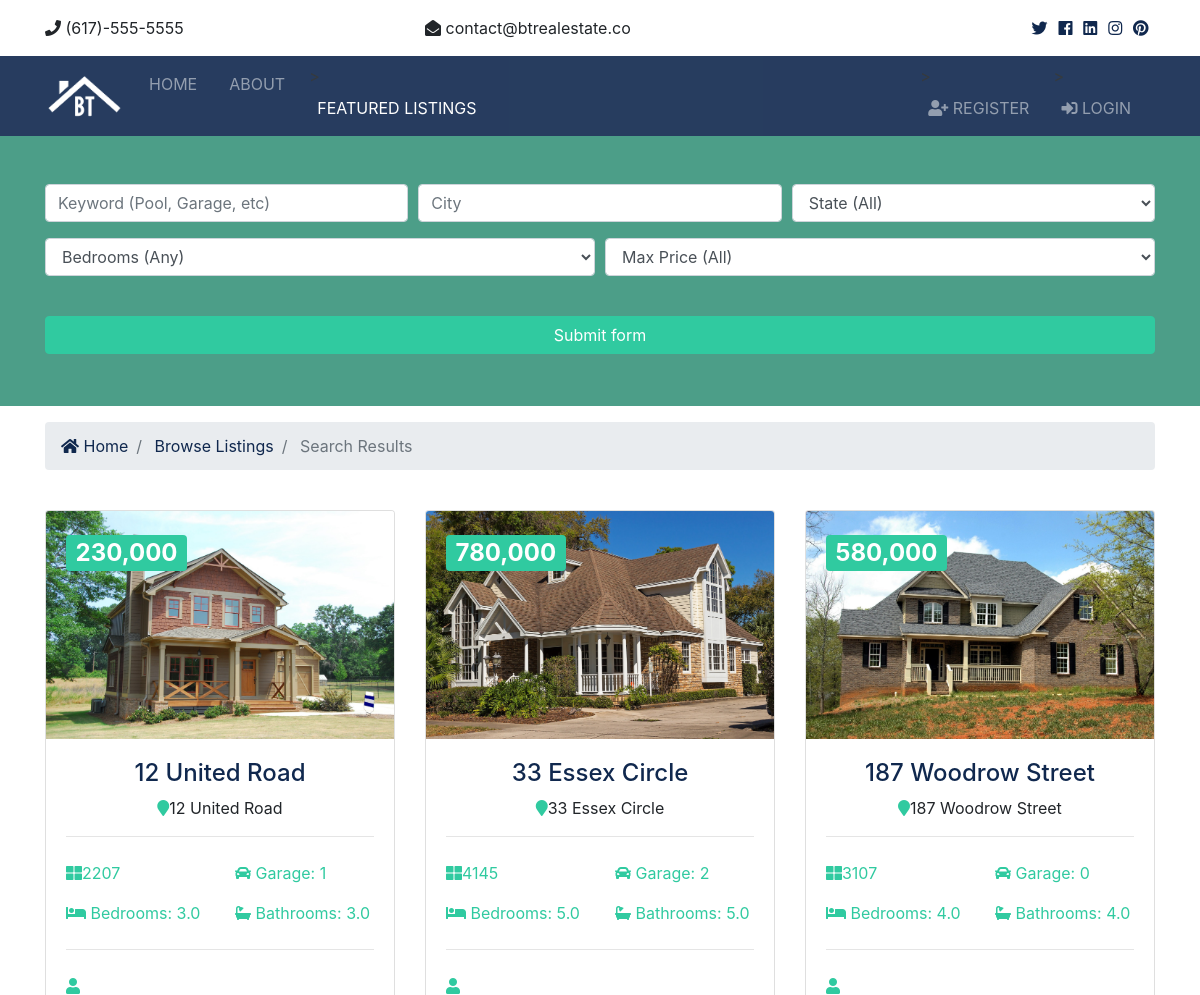
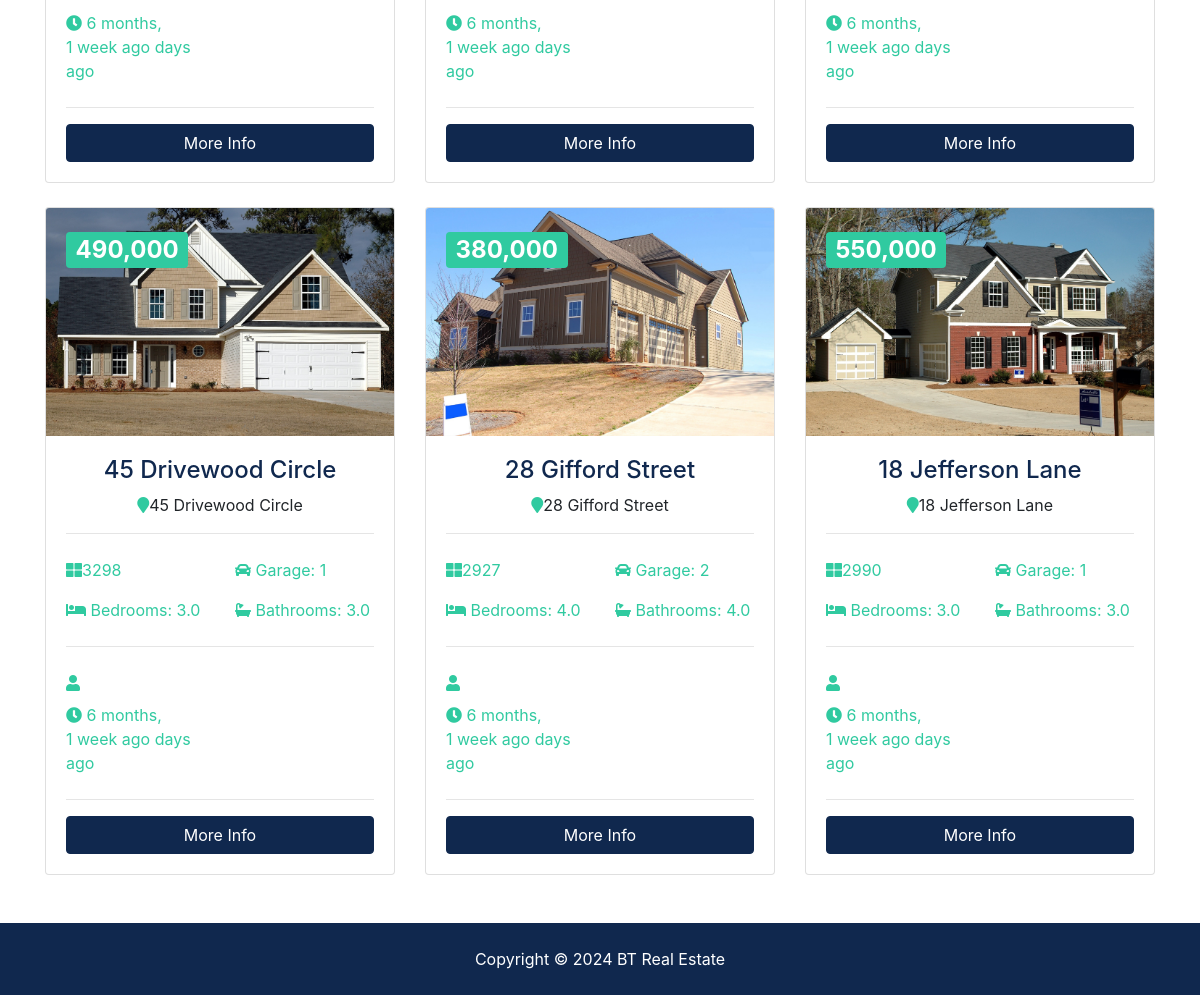
The page /listings/search on the database its author committed (2 pictures, top to bottom).
### listing/models.py (models this page shows, shortened)
class Listing(models.Model):
    realtor = models.ForeignKey(Realtor, models.DO_NOTHING)
    title = models.CharField(max_length=100)
    address = models.CharField(max_length=200)
    city = models.CharField(max_length=100)
    state = models.CharField(max_length=100)
    zipcode = models.CharField(max_length=50)
    description = models.TextField(blank=True)
    price = models.IntegerField()
    bedrooms = models.DecimalField(max_digits=2, decimal_places=1)
    garage = models.IntegerField(default=0)
    sqft = models.IntegerField()
    lot_size = models.DecimalField(max_digits=5, decimal_places=1)
    photo_main = models.ImageField(upload_to='photo/%Y/%m/%d', blank=True)
    photo1 = models.ImageField(upload_to='photo/%Y/%m/%d', blank=True)
    photo2 = models.ImageField(upload_to='photo/%Y/%m/%d', blank=True)
    photo3 = models.ImageField(upload_to='photo/%Y/%m/%d', blank=True)
    photo4 = models.ImageField(upload_to='photo/%Y/%m/%d', blank=True)
    photo5 = models.ImageField(upload_to='photo/%Y/%m/%d', blank=True)
    photo6 = models.ImageField(upload_to='photo/%Y/%m/%d', blank=True)
    is_published = models.BooleanField(default=True)
    list_date = models.DateTimeField(default=datetime.now, blank=True)

### listing/views.py (the view)
# urls.py: path('search', views.search, name='search')
def search(request):
    query_set = Listing.objects.order_by('-list_date')
    if 'keywords' in request.GET:
        keywords = request.GET['keywords']
        if keywords:
            query_set = query_set.filter(description__icontains = keywords)
    if 'city' in request.GET:
        city = request.GET['city']
        if city:
            query_set = query_set.filter(city__iexact = city)
    if 'state' in request.GET:
        state = request.GET['state']
        query_set = query_set.filter(state__iexact = state)
    if 'bedrooms' in request.GET:
        bedrooms = request.GET['bedrooms']
        if bedrooms:
            query_set = query_set.filter(bedrooms__lte = bedrooms)
    if 'price' in request.GET:
        price = request.GET['price']
        if price:
            query_set = query_set.filter(price__lte = price)
    context =  {
        'bedroom_choices':bedroom_choices,
        'price_choices': price_choices,
        'state_choices': state_choices,
        'listing': query_set,
        'values': request.GET
    }
    return render(request, 'listings/search.html', context)

### templates/listings/search.html (shortened to what this page needs)
{% extends 'base.html'%}
{% load humanize %}
{% block content %}
<section id="showcase-inner" class="showcase-search text-white py-5">
    <div class="container">
      <div class="row text-center">
        <div class="col-md-12">
          <form action="{% url 'search' %}">
            <div class="form-row">
              <div class="col-md-4 mb-3">
                <input type="text" name="keywords" class="form-control" placeholder="Keyword (Pool, Garage, etc)" value="{{values.keywords}}">
              </div>
              <div class="col-md-4 mb-3">
                <input type="text" name="city" class="form-control" placeholder="City" value="{{values.city}}">
              </div>
              <div class="col-md-4 mb-3">
                <select name="state" class="form-control">
                  <option selected="true" disabled="disabled">State (All)</option>
                </select>
              </div>
            </div>
            <div class="form-row">
              <div class="col-md-6 mb-3">
                <select name="bedrooms" class="form-control">
                  <option selected="true" disabled="disabled">Bedrooms (Any)</option>
                </select>
              </div>
              <div class="col-md-6 mb-3">
                <select name="price" class="form-control">
                  <option selected="true" disabled="disabled">Max Price (All)</option>
                </select>
              </div>
            </div>
            <button class="btn btn-secondary btn-block mt-4" type="submit">Submit form</button>
          </form>
        </div>
      </div>
    </div>
  </section>
  <section id="bc" class="mt-3">
    <div class="container">
      <nav aria-label="breadcrumb">
        <ol class="breadcrumb">
          <li class="breadcrumb-item">
            <a href="index.html">
              <i class="fas fa-home"></i> Home</a>
          </li>
          <li class="breadcrumb-item">
            <a href="listings.html">Browse Listings</a>
          </li>
          <li class="breadcrumb-item active"> Search Results</li>
        </ol>
      </nav>
    </div>
  </section>
  <section id="listings" class="py-4">
    <div class="container">
      <div class="row">
        {% if listing %}
            {% for item in listing %}
            <div class="col-md-6 col-lg-4 mb-4">
                <div class="card listing-preview">
                    <img class="card-img-top" src="{{item.photo_main.url}}" alt="main image">
                    <div class="card-img-overlay">
                        <h2>
                            <span class="badge badge-secondary text-white">{{item.price | intcomma}}</span>
                        </h2>
                    </div>
                    <div class="card-body">
                        <div class="listing-heading text-center">
                            <h4 class="text-primary">{{item.title}}</h4>
                            <p>
                                <i class="fas fa-map-marker text-secondary"></i>{{item.address}}
                            </p>
                        </div>
                        <hr>
                        <div class="row py-2 text-secondary">
                            <div class="col-6">
                                <i class="fas fa-th-large"></i>{{item.sqft}}
                            </div>
                            <div class="col-6">
                                <i class="fas fa-car"></i> Garage: {{item.garage}}
                            </div>
                        </div>
                        <div class="row py-2 text-secondary">
                            <div class="col-6">
                                <i class="fas fa-bed"></i> Bedrooms: {{item.bedrooms}}
                            </div>
                            <div class="col-6">
                                <i class="fas fa-bath"></i> Bathrooms: {{item.bedrooms}}
                            </div>
                        </div>
                        <hr>
                        <div class="row py-2 text-secondary">
                            <div class="col-12">
                                <i class="fas fa-user"></i> {{item.realtors}}
                            </div>
                        </div>
                        <div class="row text-secondary pb-2">
                            <div class="col-6">
                                <i class="fas fa-clock"></i> {{item.list_date | naturaltime}} days ago
                            </div>
                        </div>
                        <hr>
                        <a href="{% url 'listing' item.id %}" class="btn btn-primary btn-block">More Info</a>
                    </div>
                </div>
            </div>
            {% endfor %}
            {% else %}
            <h2>No listing available</h2>
            {% endif %}
      </div>
    </div>
  </section>
  {% endblock %}

### btrs/static/css/all.css (style rules this page uses)
.fa, .fas, .far, .fal, .fab { -moz-osx-font-smoothing: grayscale; -webkit-font-smoothing: antialiased; display: inline-block; font-style: normal; font-variant: normal; text-rendering: auto; line-height: 1; }
.fa-bath:before { content: "\f2cd"; }
.fa-bed:before { content: "\f236"; }
.fa-car:before { content: "\f1b9"; }
.fa-clock:before { content: "\f017"; }
.fa-home:before { content: "\f015"; }
.fa-map-marker:before { content: "\f041"; }
.fa-th-large:before { content: "\f009"; }
.fa-user:before { content: "\f007"; }
.fa, .fas { font-family: 'Font Awesome 5 Free'; font-weight: 900; }

### btrs/static/css/style.css (style rules this page uses)
.btn-secondary { color: #fff !important; }
img { width: 100%; }
#showcase-inner { background: url(../img/building.jpg) no-repeat top center fixed/cover; position: relative; overflow: hidden; min-height: 200px; }
#showcase-inner::before { content: ''; position: absolute; top: 0; left: 0; min-height: 100%; width: 100%; background: rgba(32, 134, 107, 0.8); }
#showcase-inner.showcase-search { min-height: 270px; }
.listing-preview a { position: relative; }

### rows shown on the page
Listing: photo_main (picture), price "230,000", title "12 United Road", address "12 United Road", sqft "2207", garage "1", bedrooms "3.0", list_date "6 months, 1 week ago"
Listing: photo_main (picture), price "780,000", title "33 Essex Circle", address "33 Essex Circle", sqft "4145", garage "2", bedrooms "5.0", list_date "6 months, 1 week ago"
Listing: photo_main (picture), price "580,000", title "187 Woodrow Street", address "187 Woodrow Street", sqft "3107", garage "0", bedrooms "4.0", list_date "6 months, 1 week ago"
Listing: photo_main (picture), price "490,000", title "45 Drivewood Circle", address "45 Drivewood Circle", sqft "3298", garage "1", bedrooms "3.0", list_date "6 months, 1 week ago"
Listing: photo_main (picture), price "380,000", title "28 Gifford Street", address "28 Gifford Street", sqft "2927", garage "2", bedrooms "4.0", list_date "6 months, 1 week ago"
Listing: photo_main (picture), price "550,000", title "18 Jefferson Lane", address "18 Jefferson Lane", sqft "2990", garage "1", bedrooms "3.0", list_date "6 months, 1 week ago"
